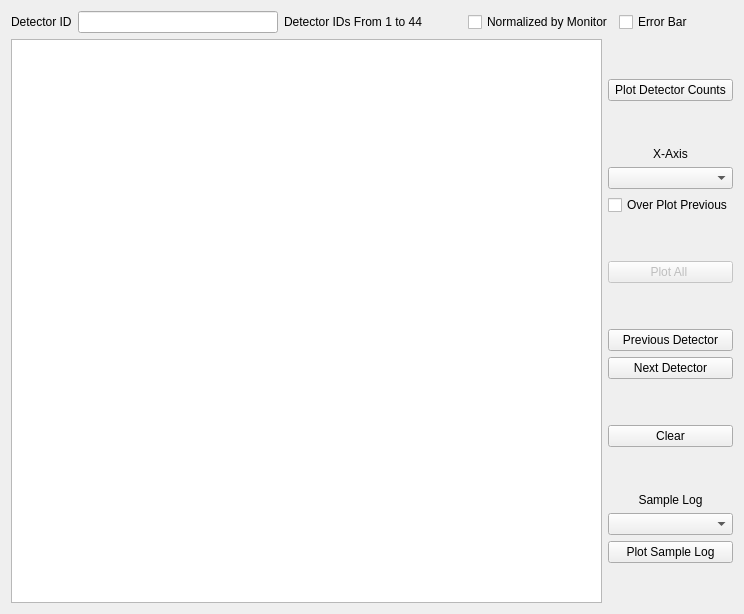
          <widget class="QWidget" name="tab_5">
           <attribute name="title">
            <string>Individual Detector</string>
           </attribute>
           <layout class="QGridLayout" name="gridLayout_7">
            <item row="0" column="0">
             <layout class="QVBoxLayout" name="verticalLayout_8">
              <item>
               <layout class="QHBoxLayout" name="horizontalLayout_21">
                <item>
                 <widget class="QLabel" name="label_11">
                  <property name="text">
                   <string>Detector ID</string>
                  </property>
                 </widget>
                </item>
                <item>
                 <widget class="QLineEdit" name="lineEdit_detID">
                  <property name="sizePolicy">
                   <sizepolicy hsizetype="Preferred" vsizetype="Fixed">
                    <horstretch>0</horstretch>
                    <verstretch>0</verstretch>
                   </sizepolicy>
                  </property>
                  <property name="minimumSize">
                   <size>
                    <width>200</width>
                    <height>0</height>
                   </size>
                  </property>
                 </widget>
                </item>
                <item>
                 <widget class="QLabel" name="label_17">
                  <property name="text">
                   <string>Detector IDs From 1 to 44</string>
                  </property>
                 </widget>
                </item>
                <item>
                 <spacer name="horizontalSpacer_18">
                  <property name="orientation">
                   <enum>Qt::Horizontal</enum>
                  </property>
                  <property name="sizeHint" stdset="0">
                   <size>
                    <width>40</width>
                    <height>20</height>
                   </size>
                  </property>
                 </spacer>
                </item>
                <item>
                 <widget class="QCheckBox" name="checkBox_indDetNormByMon">
                  <property name="toolTip">
                   <string>&lt;html&gt;&lt;head/&gt;&lt;body&gt;&lt;p&gt;Whether the output counts are normalized by monitor counts&lt;/p&gt;&lt;/body&gt;&lt;/html&gt;</string>
                  </property>
                  <property name="text">
                   <string>Normalized by Monitor</string>
                  </property>
                 </widget>
                </item>
                <item>
                 <widget class="QCheckBox" name="checkBox_indDetErrorBar">
                  <property name="text">
                   <string>Error Bar</string>
                  </property>
                 </widget>
                </item>
                <item>
                 <spacer name="horizontalSpacer_4">
                  <property name="orientation">
                   <enum>Qt::Horizontal</enum>
                  </property>
                  <property name="sizeHint" stdset="0">
                   <size>
                    <width>40</width>
                    <height>20</height>
                   </size>
                  </property>
                 </spacer>
                </item>
               </layout>
              </item>
              <item>
               <layout class="QHBoxLayout" name="horizontalLayout_17">
                <item>
                 <layout class="QHBoxLayout" name="horizontalLayout_23">
                  <item>
                   <layout class="QVBoxLayout" name="verticalLayout_13">
                    <item>
                     <widget class="MplFigureCanvas" name="graphicsView_indvDet">
                      <property name="sizePolicy">
                       <sizepolicy hsizetype="Expanding" vsizetype="Expanding">
                        <horstretch>0</horstretch>
                        <verstretch>0</verstretch>
                       </sizepolicy>
                      </property>
                     </widget>
                    </item>
                   </layout>
                  </item>
                  <item>
                   <layout class="QVBoxLayout" name="verticalLayout_12">
                    <item>
                     <spacer name="verticalSpacer_23">
                      <property name="orientation">
                       <enum>Qt::Vertical</enum>
                      </property>
                      <property name="sizeHint" stdset="0">
                       <size>
                        <width>20</width>
                        <height>40</height>
                       </size>
                      </property>
                     </spacer>
                    </item>
                    <item>
                     <widget class="QPushButton" name="pushButton_plotIndvDet">
                      <property name="toolTip">
                       <string>&lt;html&gt;&lt;head/&gt;&lt;body&gt;&lt;p&gt;Plot detector(s)'s counts against specified X-axis&lt;/p&gt;&lt;/body&gt;&lt;/html&gt;</string>
                      </property>
                      <property name="text">
                       <string>Plot Detector Counts</string>
                      </property>
                     </widget>
                    </item>
                    <item>
                     <spacer name="verticalSpacer_24">
                      <property name="orientation">
                       <enum>Qt::Vertical</enum>
                      </property>
                      <property name="sizeType">
                       <enum>QSizePolicy::Preferred</enum>
                      </property>
                      <property name="sizeHint" stdset="0">
                       <size>
                        <width>20</width>
                        <height>40</height>
                       </size>
                      </property>
                     </spacer>
                    </item>
                    <item>
                     <widget class="QLabel" name="label_21">
                      <property name="text">
                       <string>X-Axis</string>
                      </property>
                      <property name="alignment">
                       <set>Qt::AlignCenter</set>
                      </property>
                     </widget>
                    </item>
                    <item>
                     <widget class="QComboBox" name="comboBox_indvDetXLabel">
                      <property name="toolTip">
                       <string>&lt;html&gt;&lt;head/&gt;&lt;body&gt;&lt;p&gt;Log names for detector's counts to plot with&lt;/p&gt;&lt;/body&gt;&lt;/html&gt;</string>
                      </property>
                     </widget>
                    </item>
                    <item>
                     <widget class="QCheckBox" name="checkBox_overPlotIndvDet">
                      <property name="text">
                       <string>Over Plot Previous</string>
                      </property>
                     </widget>
                    </item>
                    <item>
                     <spacer name="verticalSpacer_17">
                      <property name="orientation">
                       <enum>Qt::Vertical</enum>
                      </property>
                      <property name="sizeType">
                       <enum>QSizePolicy::Minimum</enum>
                      </property>
                      <property name="sizeHint" stdset="0">
                       <size>
                        <width>20</width>
                        <height>40</height>
                       </size>
                      </property>
                     </spacer>
                    </item>
                    <item>
                     <widget class="QPushButton" name="pushButton_plotAllDet">
                      <property name="enabled">
                       <bool>false</bool>
                      </property>
                      <property name="text">
                       <string>Plot All </string>
                      </property>
                     </widget>
                    </item>
                    <item>
                     <spacer name="verticalSpacer_14">
                      <property name="orientation">
                       <enum>Qt::Vertical</enum>
                      </property>
                      <property name="sizeType">
                       <enum>QSizePolicy::Minimum</enum>
                      </property>
                      <property name="sizeHint" stdset="0">
                       <size>
                        <width>20</width>
                        <height>40</height>
                       </size>
                      </property>
                     </spacer>
                    </item>
                    <item>
                     <widget class="QPushButton" name="pushButton_plotPrevDet">
                      <property name="text">
                       <string>Previous Detector</string>
                      </property>
                     </widget>
                    </item>
                    <item>
                     <widget class="QPushButton" name="pushButton_plotNextDet">
                      <property name="text">
                       <string>Next Detector</string>
                      </property>
                     </widget>
                    </item>
                    <item>
                     <spacer name="verticalSpacer_18">
                      <property name="orientation">
                       <enum>Qt::Vertical</enum>
                      </property>
                      <property name="sizeHint" stdset="0">
                       <size>
                        <width>20</width>
                        <height>40</height>
                       </size>
                      </property>
                     </spacer>
                    </item>
                    <item>
                     <widget class="QPushButton" name="pushButton_clearCanvasIndDet">
                      <property name="text">
                       <string>Clear</string>
                      </property>
                     </widget>
                    </item>
                    <item>
                     <spacer name="verticalSpacer_15">
                      <property name="orientation">
                       <enum>Qt::Vertical</enum>
                      </property>
                      <property name="sizeType">
                       <enum>QSizePolicy::Expanding</enum>
                      </property>
                      <property name="sizeHint" stdset="0">
                       <size>
                        <width>20</width>
                        <height>40</height>
                       </size>
                      </property>
                     </spacer>
                    </item>
                    <item>
                     <widget class="QLabel" name="label_6">
                      <property name="text">
                       <string>Sample Log</string>
                      </property>
                      <property name="alignment">
                       <set>Qt::AlignCenter</set>
                      </property>
                     </widget>
                    </item>
                    <item>
                     <widget class="QComboBox" name="comboBox_indvDetYLabel"/>
                    </item>
                    <item>
                     <widget class="QPushButton" name="pushButton_plotLog">
                      <property name="text">
                       <string>Plot Sample Log</string>
                      </property>
                     </widget>
                    </item>
                    <item>
                     <spacer name="verticalSpacer_16">
                      <property name="orientation">
                       <enum>Qt::Vertical</enum>
                      </property>
                      <property name="sizeHint" stdset="0">
                       <size>
                        <width>20</width>
                        <height>40</height>
                       </size>
                      </property>
                     </spacer>
                    </item>
                   </layout>
                  </item>
                 </layout>
                </item>
               </layout>
              </item>
             </layout>
            </item>
           </layout>
          </widget>
